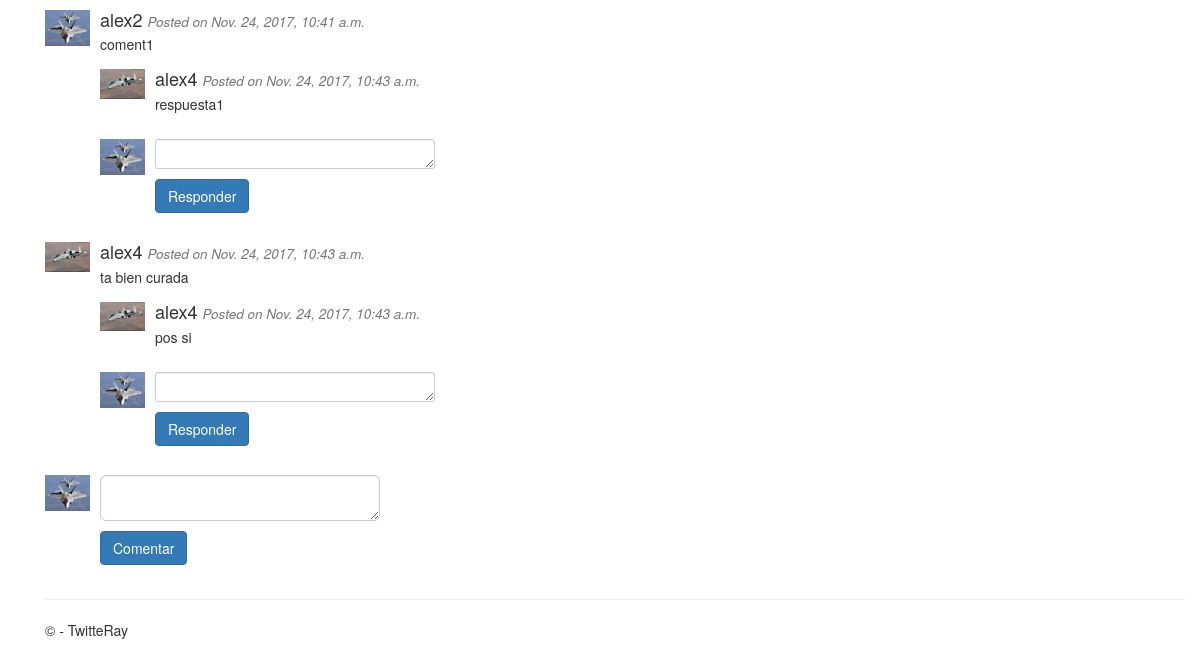
The app's page /muro/ (signed in, lower part), older data.
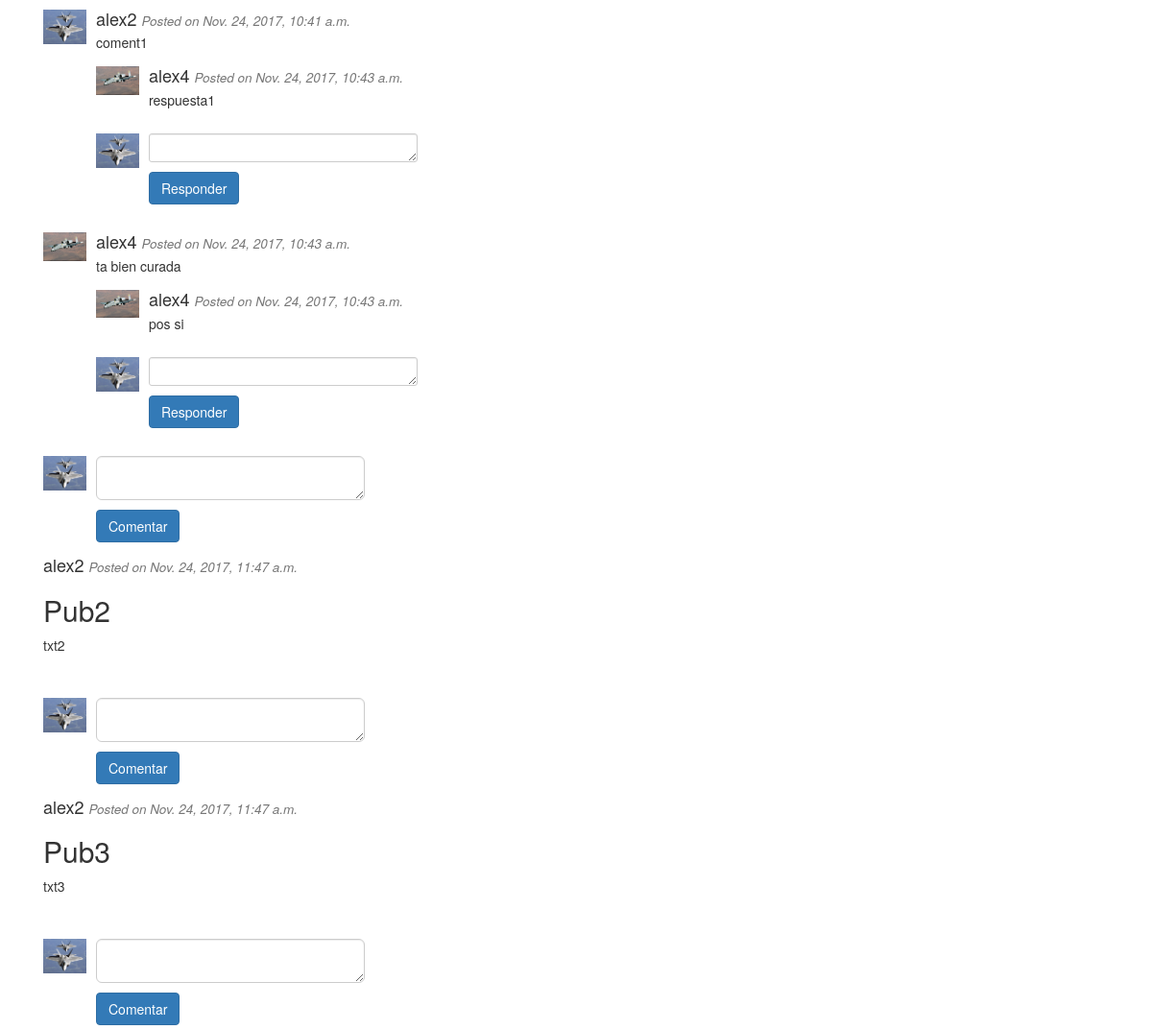
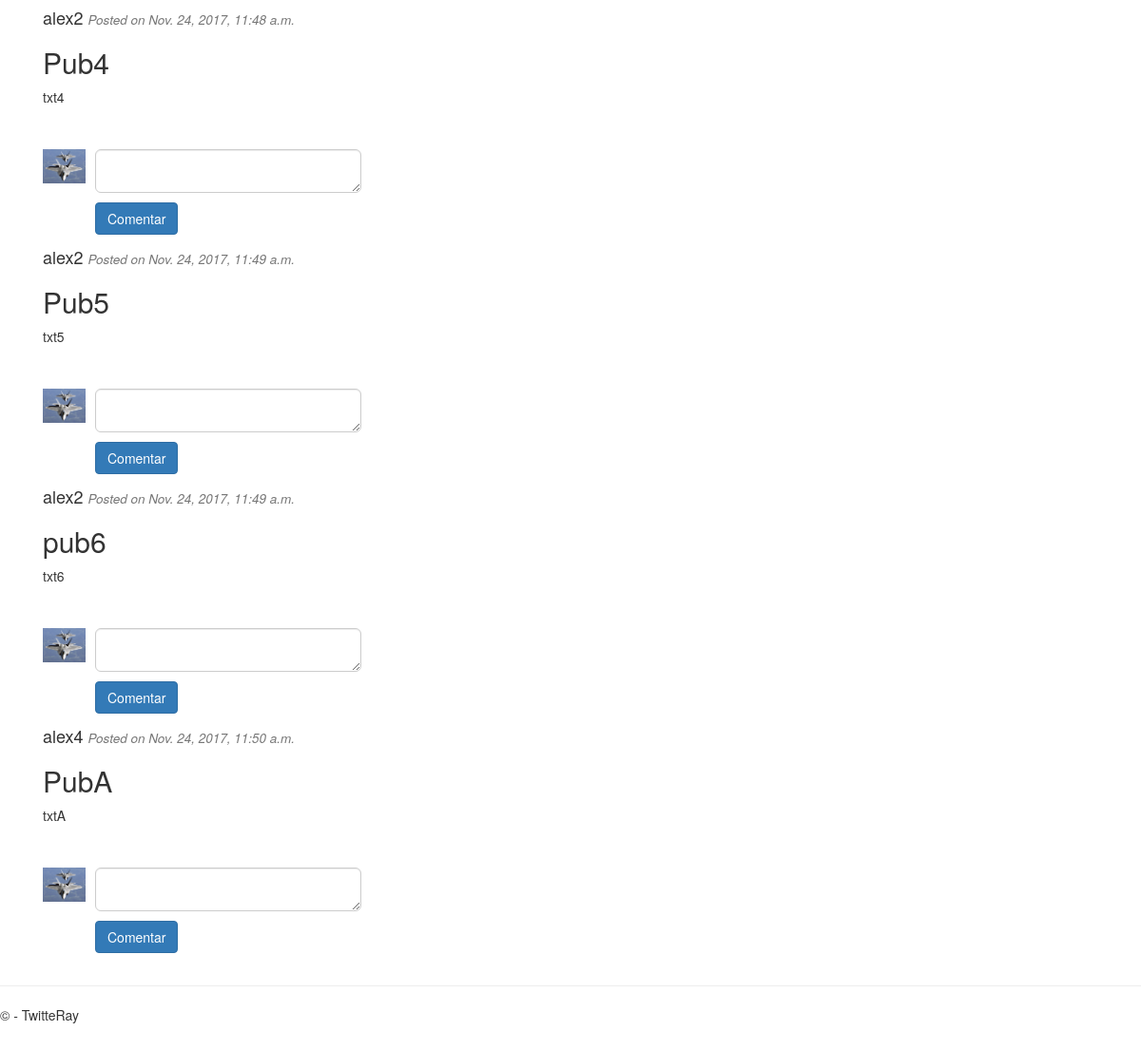
The same page, newer data (2 pictures, top to bottom).
### app/models.py (models this page shows)
class Comentario_m(models.Model):
    publicacion=models.ForeignKey(Publicaciones_m, null=True, blank=True)
    usuario=models.ForeignKey(User, null=True, blank=True)
    texto=models.TextField(verbose_name=u"Comentario",max_length=500,null=True, blank=True)
    fecha=models.DateTimeField(auto_now=True,null=True, blank=True)
    activo=models.NullBooleanField(verbose_name=u"Activado",null=True, blank=True)

class Avatar_m(models.Model):
    usuario = models.OneToOneField(User,on_delete=models.CASCADE)
    Avatar = models.FileField(upload_to='avatar/%Y/%m/%d', null=True, blank=True)
    fecha_reg=models.DateTimeField(auto_now=True,null=True, blank=True)

class Respuesta_m(models.Model):
    comentario=models.ForeignKey(Comentario_m, null=True, blank=True)
    usuario=models.ForeignKey(User, null=True, blank=True)
    texto=models.TextField(verbose_name=u"Comentario",max_length=500,null=True, blank=True)
    fecha=models.DateTimeField(auto_now=True,null=True, blank=True)
    activo=models.NullBooleanField(verbose_name=u"Activado",null=True, blank=True)

class Publicaciones_m(models.Model):
    usuario=models.ForeignKey(User,null=True, blank=True)
    titulo=models.TextField(verbose_name=u"Titulo",max_length=100,null=True, blank=True)
    texto=models.TextField(verbose_name=u"Texto",max_length=500,null=True, blank=True)
    fecha=models.DateTimeField(auto_now=True,null=True, blank=True)
    activo=models.NullBooleanField(verbose_name=u"Activado",null=True, blank=True)

### app/views.py (the view, shortened to what this page needs)
# urls.py: url(r'^muro/$', app.views.Muro, name='muro'),
def Muro(request):
    avatar=Avatar_m.objects.filter(usuario=request.user.id)
    avatar=avatar[0].Avatar.url
    publicados=Publicaciones_m.objects.filter(activo=True).order_by('fecha')
    comentarios=Comentario_m.objects.filter(activo=True).order_by('fecha')
    respuesta=Respuesta_m.objects.filter(activo=True).order_by('fecha')
    publicacion_form=Publicacion_f(request.POST or None)
    comentario_form=Comentario_f(request.POST or None)
    respuesta_form=Respuesta_f(request.POST or None)
    return render(request, 'app/muro.html', {'publicacion_form':publicacion_form,'comentario_form':comentario_form,'respuesta_form':respuesta_form, 'publicados':publicados,'comentarios':comentarios,'respuesta':respuesta,'avatar':avatar})

### app/forms.py
class Publicacion_f(forms.ModelForm):
    class Meta:
        model=Publicaciones_m
        fields=['titulo','texto']

class Comentario_f(forms.ModelForm):
    class Meta:
        model=Comentario_m
        fields='__all__'

### app/templates/app/muro.html (shortened to what this page needs)
﻿{% extends "app/layout.html" %}
{% block content %}
<div class="container">
    <div><div><div><div><div><div><div><div><div><div><div><div><div><div>
 {% for x in publicados %}
 <h4 class="media-heading">{{x.usuario.username}} <small><i>Posted on {{x.fecha}}</i></small></h4>
  <h2>{{x.titulo}}</h2>
  <p>{{x.texto}}</p><br>
  {% for y in comentarios %}
  {% if y.publicacion_id == x.id %}
   <div class="media">
    <div class="media-left">
      <img src="{{y.usuario.avatar_m.Avatar.url}}" class="media-object" style="width:45px">
    </div>
    <div class="media-body">
      <h4 class="media-heading">{{y.usuario.username}} <small><i>Posted on {{y.fecha}}</i></small></h4>
      <p>{{y.texto}}</p>
       {% for z in respuesta %}
        {% if z.comentario_id == y.id %}
      <div class="media">
        <div class="media-left">
          <img src="{{z.usuario.avatar_m.Avatar.url}}" class="media-object" style="width:45px">
        </div>
        <div class="media-body">
          <h4 class="media-heading"> {{z.usuario.username}} <small><i>Posted on {{z.fecha}}</i></small></h4>
          <p>{{z.texto}}</p>
        </div>
        {% endif %}
        {% endfor %}
        <div class="media">
          <div class="media-left">
            <img src="{{avatar}}" class="media-object" style="width:45px">
          </div>
          <div class="media-body">
            <form method = "POST">
        <p> <textarea name="texto" id="id_texto" rows="1" cols="40" maxlength="500" class="form-control input-sm"></textarea></p>
        <input type="submit" value="Responder" name="responder" class="btn btn-primary">
			  </form>
          </div>
        </div>
      </div>
    </div>
            {% endif %}
  {% endfor %}
    <div class="media">
      <div class="media-left">
        <img src="{{avatar}}" class="media-object" style="width:45px">
      </div>
      <div class="media-body">
        <form method = "POST">
        <p> <textarea name="texto" id="id_texto" rows="1" cols="40" maxlength="500" class="form-control input-lg"></textarea></p>
        <input type="submit" value="Comentar" name="comentar" class="btn btn-primary">
    </form>
      </div>
    </div>
  </div>
{% endfor %}
        </div></div></div></div></div></div></div></div></div></div></div></div></div></div>
</div>
{% endblock %}

Row changes from the older to the newer data that the page shows:
added Publicaciones_m: usuario.username "alex2", fecha "Nov. 24, 2017, 11:47 a.m.", titulo "Pub2", texto "txt2"
added Publicaciones_m: usuario.username "alex2", fecha "Nov. 24, 2017, 11:47 a.m.", titulo "Pub3", texto "txt3"
added Publicaciones_m: usuario.username "alex2", fecha "Nov. 24, 2017, 11:48 a.m.", titulo "Pub4", texto "txt4"
added Publicaciones_m: usuario.username "alex2", fecha "Nov. 24, 2017, 11:49 a.m.", titulo "Pub5", texto "txt5"
added Publicaciones_m: usuario.username "alex2", fecha "Nov. 24, 2017, 11:49 a.m.", titulo "pub6", texto "txt6"
added Publicaciones_m: usuario.username "alex4", fecha "Nov. 24, 2017, 11:50 a.m.", titulo "PubA", texto "txtA"
